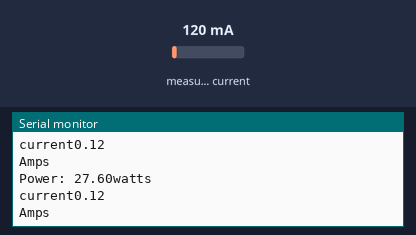
Bench run of a sketch on a simulated Arduino Uno, built with avr-gcc and run on an emulated ATmega328P. On the bench: the last lines printed to the serial monitor. The inputs (shaded band) are chosen by the test bench; at power-on: measured current 120 mA.

Above: at 1.2 s.
1.3 s: measured current set to 40 mA
At 1.59 s:
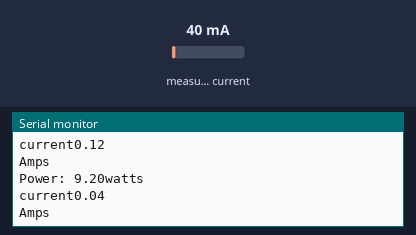
2.8 s: measured current set to 500 mA
At 3.03 s:
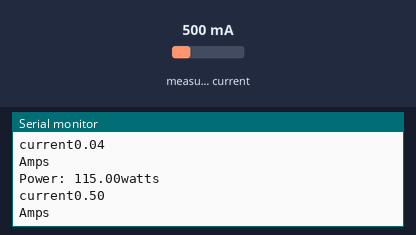
Timing chart, 0 to 5.8 s (numbered marks = the images above; inputs shaded):
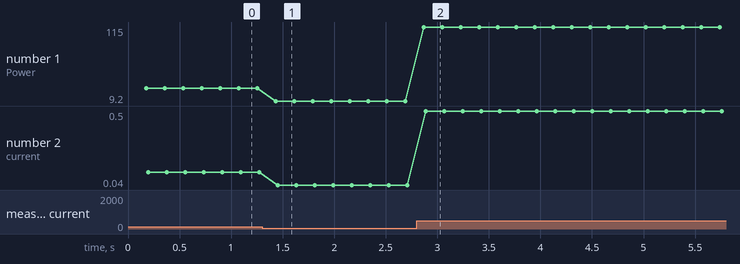

Measured:
- after the input at 1.3 s, the serial monitor: prints a new line after 0.13 s (image 1)
- after the input at 2.8 s, the serial monitor: prints a new line after 0.07 s (image 2)
- plotted number 1: 27.6 → 9.2 after the input at 1.3 s, 9.2 → 115 after the input at 2.8 s
- plotted number 2: 0.12 → 0.04 after the input at 1.3 s, 0.04 → 0.5 after the input at 2.8 s

The sketch:

current_only24.ino
```cpp
// (licence header left out)
#include "EmonLib.h"                   // Include Emon Library
EnergyMonitor emon1;                   // Create an instance

void setup()
{
  Serial.begin(9600);

  emon1.current(0, 10);       // Current: input pin, calibration.
}

void loop()
{
  double Irms = emon1.calcIrms(1480);  // Calculate Irms only

  Serial.print("Power: ");
  Serial.print(Irms*230.0);	       // Apparent power
  Serial.println("watts");
  Serial.print("current");
  Serial.println(Irms);	// Irms
  Serial.println("Amps");
}
```
